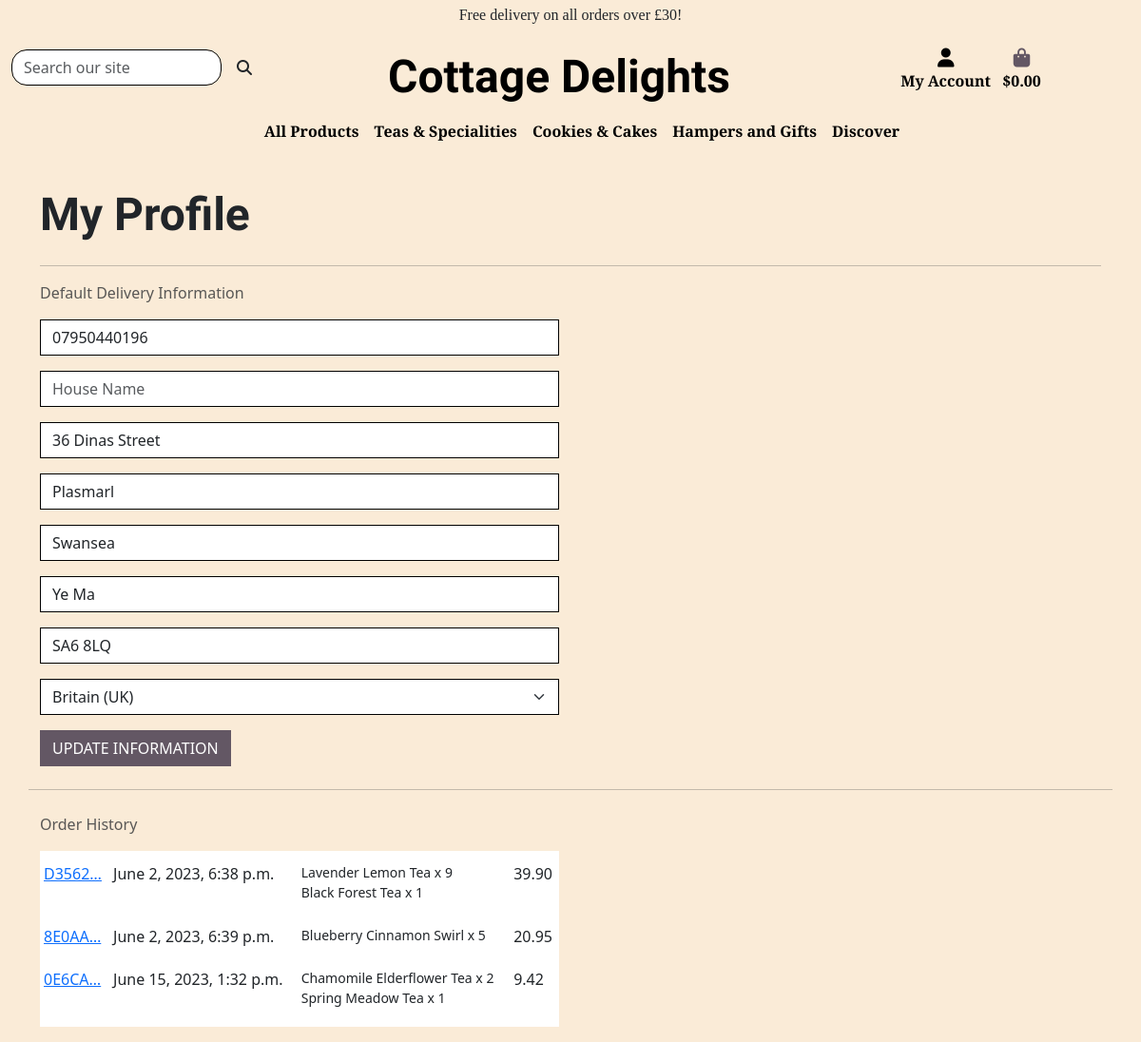
Before: /userprofile/ (signed in) with the older database file.
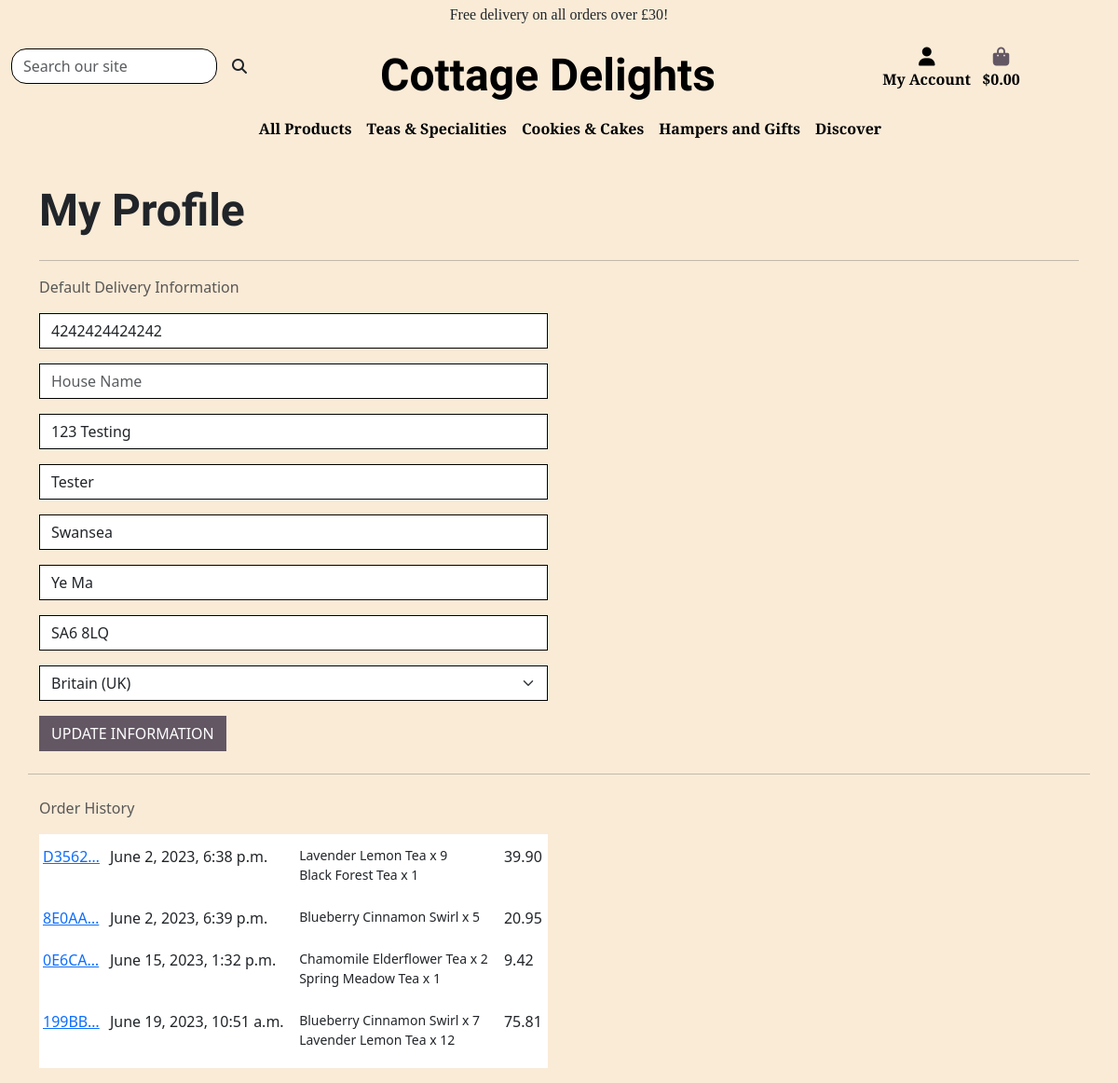
After: the same page with the newer database file.
### userprofile/models.py (models this page shows, shortened)
class UserProfile(models.Model):
    user = models.OneToOneField(User, on_delete=models.CASCADE)
    default_phone_number = models.CharField(
        max_length=20, null=True, blank=True)
    default_house_name = models.CharField(max_length=20, null=True, blank=True)
    default_address_line_1 = models.CharField(
        max_length=80, null=True, blank=True)
    default_address_line_2 = models.CharField(
        max_length=80, null=True, blank=True)
    default_town_city = models.CharField(max_length=40, null=True, blank=True)
    default_county = models.CharField(max_length=80, null=True, blank=True)
    default_postcode = models.CharField(max_length=20, null=True, blank=True)
    default_country = CountryField(
        blank_label='Country', null=True, blank=True)

### checkout/models.py (models this page shows, shortened)
class OrderRecord(models.Model):
    order_number = models.CharField(max_length=50, null=False, editable=False)
    userprofile = models.ForeignKey(
        UserProfile, on_delete=models.SET_NULL,
        null=True, blank=True, related_name='orders')
    full_name = models.CharField(max_length=65, null=False, blank=False)
    email = models.EmailField(max_length=300, null=False, blank=False)
    phone_number = models.CharField(max_length=20, null=True, blank=True)
    house_name = models.CharField(max_length=30, null=True, blank=True)
    address_line_1 = models.CharField(max_length=80, null=False, blank=False)
    address_line_2 = models.CharField(max_length=80, null=True, blank=True)
    town_city = models.CharField(max_length=40, null=False, blank=False)
    county = models.CharField(max_length=40, null=True, blank=True)
    country = CountryField(blank_label='Country *', null=False, blank=False)
    postcode = models.CharField(max_length=10, null=False, blank=False)
    shopping_cart = models.TextField(null=False, blank=False, default='')
    order_total = models.DecimalField(
        max_digits=10, decimal_places=2, null=False, default=0)
    delivery_cost = models.DecimalField(
        max_digits=6, decimal_places=2, null=False, default=0)
    grand_total = models.DecimalField(
        max_digits=10, decimal_places=2, default=0)
    date = models.DateTimeField(auto_now_add=True)
    stripe_pid = models.CharField(
        max_length=254, null=False, blank=False, default='')

class OrderLineItem(models.Model):
    order = models.ForeignKey(
        OrderRecord, null=False, blank=False,
        on_delete=models.CASCADE, related_name='lineitems')
    product = models.ForeignKey(
        Product, null=False, blank=False, on_delete=models.CASCADE)
    quantity = models.IntegerField(null=False, blank=False, default=0)
    lineitem_total = models.DecimalField(
        max_digits=6, decimal_places=2,
        null=False, blank=False, editable=False)

### products/models.py (models this page shows, shortened)
class Product(models.Model):
    category = models.ForeignKey(
        'category', null=True, blank=True, on_delete=models.SET_NULL)
    sku = models.CharField(max_length=100)
    name = models.CharField(max_length=250, null=True, blank=True)
    description = models.TextField()
    ingredients = models.CharField(max_length=450)
    weight = models.CharField(max_length=10, null=True, blank=True)
    storage = models.TextField(null=True, blank=True)
    price = models.DecimalField(max_digits=6, decimal_places=2)
    rating = models.DecimalField(
        max_digits=6, decimal_places=2, null=True, blank=True)
    image_url = models.URLField(max_length=1024, null=True, blank=True)
    image = models.ImageField(null=True, blank=True)

### userprofile/views.py (the view)
# urls.py: path('userprofile/', include('userprofile.urls')),
@login_required
def userprofile(request):
    profile = get_object_or_404(UserProfile, user=request.user)
    if request.method == 'POST':
        form = UserProfileForm(request.POST, instance=profile)
        if form.is_valid():
            form.save()
            messages.success(request, 'Profile updated successfully')
        else:
            messages.error(request,
                           ('Update failed. Please ensure '
                            'the form is valid.'))
    else:
        form = UserProfileForm(instance=profile)
    orders = profile.orders.all()
    template = 'userprofile/profile.html'
    context = {
        'form': form,
        'orders': orders,
        'on_profile_page': True
    }
    return render(request, template, context)

### cart/contexts.py (called while the page is built, shortened)
def cart_contents(request):
    cart_items = []
    order_total = 0
    product_quant = 0
    cart = request.session.get('cart', {})
    if order_total < settings.FREE_DELIVERY_THRESHOLD:
        delivery = order_total * Decimal(
            settings.STANDARD_DELIVERY_PERCENTAGE / 100)
        free_delivery_delta = settings.FREE_DELIVERY_THRESHOLD - order_total
    else:
        delivery = 0
        free_delivery_delta = 0
    grand_total = delivery + order_total
    context = {
        'cart_items': cart_items,
        'order_total': order_total,
        'product_quant': product_quant,
        'delivery': delivery,
        'free_delivery_delta': free_delivery_delta,
        'free_delivery_threshold': settings.FREE_DELIVERY_THRESHOLD,
        'grand_total': grand_total,
    }
    return context

### userprofile/templates/userprofile/profile.html (shortened to what this page needs)
{% extends "base.html" %}
{% load static %}
{% block page_header %}
    <div class="container header-container">
    </div>
{% endblock %}
{% block content %}
    <div class="overlay"></div>
    <div class="container profilecontainer">
        <div class="row">
            <div class="col">
                <h2 class="logo-font mb-4">My Profile</h2>
                <hr>
            </div>
        </div>
        <div class="row">
            <div class="col-12 col-lg-6">
                <p class="text-muted">Default Delivery Information</p>
                <form class="mt-3" action="{% url 'userprofile' %}" method="POST" id="profile-update-form">
                    {{ form|crispy }}
                    <button class="btn btn-black rounded-0 text-uppercase float-right">Update Information</button>
                </form>
            </div>
            <hr class="my-4">
            <div class="col-12 col-lg-6">
                <p class="text-muted">Order History</p>
                <div class="order-history table-responsive">
                    <table class="table table-sm table-borderless">
                        <thead>
                            <tr>
                                <th></th>
                                <th></th>
                                <th></th>
                                <th></th>
                            </tr>
                        </thead>
                        <tbody>
                            {% for order in orders %}
                            <tr>
                                <td>
                                    <a href="{% url 'order_history' order.order_number %}" title="{{ order.order_number }}">{{ order.order_number|truncatechars:6 }}</a>
                                </td>
                                <td>{{ order.date }}</td>
                                <td>
                                    <ul class="list-unstyled">
                                        {% for item in order.lineitems.all %}
                                        <li class="small">
                                        {{ item.product.name }} x {{ item.quantity }}
                                        </li>
                                        {% endfor %}
                                    </ul>
                                </td>
                                <td>{{ order.grand_total }}</td>
                            </tr>
                            {% endfor %}
                        </tbody>
                    </table>
                </div>
            </div>
        </div>
    </div>
{% endblock %}

### templates/base.html (shortened to what this page needs)
{% load static %}
<!DOCTYPE html>
<html lang="en">
<head>
    {% block corecss %}
    <link href="https://cdn.jsdelivr.net/npm/bootstrap@5.3.0-alpha3/dist/css/bootstrap.min.css" rel="stylesheet">
    <link rel="stylesheet" href="{% static 'css/base.css' %}">
    {% endblock %}
</head>
<body>
    <header class="container-fluid header-bg fixed-top mt-0 mb-3 pt-0 gx-0 mx-0">
        <div id="topnav" class="row d-lg-flex headingdiv gx-0 mx-0">
        <div class="free-shipping col-4 col-sm-4 col-md-4 col-lg-3 mx-auto my-auto">
            <div class="text-dark pt-1">
                <div class="text-center">Free delivery on all orders over £{{ free_delivery_threshold }}!</div>
            </div>
    </div>
        <div class="row pt-lg-2 d-lg-flex gx-0 mx-0">
        <div class="row">
             <div class="col-md-4 col-lg-3 py-1 py-lg-0 mt-3 d-none d-sm-none d-md-none d-lg-block">
                <form method="GET" action="{% url 'products' %}">
                    <div class="input-group w-100">
                        <input class="form-control border border-black rounded-4" type="text" name="q" placeholder="Search our site">
                        <div class="input-group-append">
                            <button class="form-control btn rounded-4" type="submit">
                                <span class="icon">
                                    <i class="fas fa-search"></i>
                                </span>
                            </button>
                        </div>
                    </div>
                </form>
            </div>
            <div class="col-12 col-lg-6 py-1 py-lg-0 mt-3 text-center text-lg-left">
                <a href="{% url 'home' %}" class="nav-link main-logo-link">
                    <h2 class="logo-font text-black my-0">Cottage Delights</h2>
                </a>
            </div>
            <div class="col-lg-3 my-auto py-1 py-lg-0 d-none d-sm-none d-md-none d-lg-block">
                <ul class="list-inline list-unstyled text-center text-lg-right my-0">
                    <li class="list-inline-item dropdown">
                        <a class="text-black nav-link" href="{% url 'userprofile' %}" id="user-options" data-bs-toggle="dropdown" aria-haspopup="true" aria-expanded="false">
                            <div class="text-center">
                                <div><i class="fas fa-user fa-lg"></i></div>
                                <p class="my-0">My Account</p>
                            </div>
                        </a>
                    </li>
                    <li class="list-inline-item pe-3">
                        <a class="{% if grand_total %}text-info font-weight-bold{% else %}text-black{% endif %} nav-link" href="{% url 'view_cart' %}">
                            <div class="text-center">
                                <div><i class="fas fa-shopping-bag fa-lg"></i></div>
                                <p class="my-0">
                                    {% if grand_total %}
                                        £{{ grand_total|floatformat:2 }}
                                    {% else %}
                                        $0.00
                                    {% endif %}
                                </p>
                            </div>
                        </a>
                    </li>
                </ul>
            </div>
            </div></div>
        <div class="row header-bg d-none d-sm-none d-md-none d-lg-block">
            <nav class="navbar d-none d-sm-block navbar-expand-md navbar-expand-lg navbar-light w-100">
                {% include 'includes/main_navigation.html' %}
            </nav>
        </div>
        <div class="row header-bg">
            <nav class="navbar navbar-expand-lg navbar-light w-50">
            </nav>
        </div>
    </div>
    </header>
    {% block page_header %}
    {% endblock %}
    {% block content %}
    {% endblock %}
</body>
</html>

### templates/includes/main_navigation.html (shortened to what this page needs)
<nav class="navbar-collapse navbar-expand-sm ps-5" id="main-nav">
    <ul class="navbar-nav w-auto mx-auto">
        <li class="nav-item dropdown">
            <a class="logo-font font-weight-bold nav-link text-black" href="#" id="all-products-link" data-bs-toggle="dropdown" aria-haspopup="true" aria-expanded="false">
                All Products
            </a>
        </li>
        <li class="nav-item dropdown">
            <a class="logo-font font-weight-bold nav-link text-black" href="{% url 'products' %}?category=loose_tea,special_teas" id="teas-specials-link" data-bs-toggle="dropdown" aria-haspopup="true" aria-expanded="false">
                Teas &amp; Specialities
            </a>
        </li>
        <li class="nav-item dropdown">
            <a class="logo-font font-weight-bold nav-link text-black" href="#" id="cookies-cakes-link" data-bs-toggle="dropdown" aria-haspopup="true" aria-expanded="false">
                Cookies &amp; Cakes
            </a>
        </li>
        <li class="nav-item dropdown">
            <a class="logo-font font-weight-bold nav-link text-black" href="#" id="hampers-gifts-link" data-bs-toggle="dropdown" aria-haspopup="true" aria-expanded="false">
                Hampers and Gifts
            </a>
        </li>
        <li class="nav-item dropdown">
            <a class="logo-font font-weight-bold nav-link text-black" href="#" id="sale-link" data-bs-toggle="dropdown" aria-haspopup="true" aria-expanded="false">
                Discover
            </a>
        </li>
    </ul>
</nav>

### static/css/base.css (style rules this page uses)
html { height: 100%; margin: 0; padding: 0; width: 100%; }
body { width: 100%; background-image: url('/media/elaine-howlin-FEpNmWh1fMc-unsplash-min.jpg'); background-repeat: no-repeat; background-size: cover; background-color: rgb(247, 235, 235); height: calc(76vh - 164px); }
.overlay { height: 100%; width: 100%; background-color: antiquewhite; z-index: -1; top: 0; left: 0; position: fixed; }
.header-container { padding-top: 164px; width: 100%; }
a.nav-link { font-family: 'Arbutus Slab', serif; font-weight: 700; }
header.header-bg { background-color: antiquewhite; }
h2.logo-font { font-family: 'Dancing Script', serif; font-weight: 700; font-size: 3em; }
.nav-item { list-style: none; font-family: 'Arbutus Slab', serif; font-weight: 700; }
div.free-shipping { z-index: 9000; font-family: 'Arbutus Slab', serif; font-weight: 400; }
.icon { align-items: center; display: inline-flex; justify-content: center; height: 1.5rem; width: 1.5rem; }
.fa-shopping-bag { color: rgb(99, 87, 100); }
a.btn-black, button.btn-black, input.btn-black, a.editbutton, span.btn-black { background: rgb(99, 87, 100); color: white; text-decoration: none; }
@media (min-width: 768px) { .container { width: 100%; } }
@media (min-width: 992px) { .header-container { padding-top: 164px; } }
@media screen and (min-width: 768px) and (max-width: 1755px) { html { width: 100%; } }
@media screen and (min-width: 768px) and (max-width: 1755px) { body { width: 100%; } }
@media screen and (min-width: 768px) and (max-width: 1755px) { div.container { width: 100%; } }

Changed rows visible on the page:
changed UserProfile "Swansea": default_phone_number "07950440196" → "4242424424242"; default_address_line_1 "36 Dinas Street" → "123 Testing"; default_address_line_2 "Plasmarl" → "Tester"
added OrderRecord: order_number "199BB…", date "June 19, 2023, 10:51 a.m.", grand_total "75.81"
added OrderLineItem: product.name "Blueberry Cinnamon Swirl", quantity "7", shown under "199BB…"
added OrderLineItem: product.name "Lavender Lemon Tea", quantity "12", shown under "199BB…"
